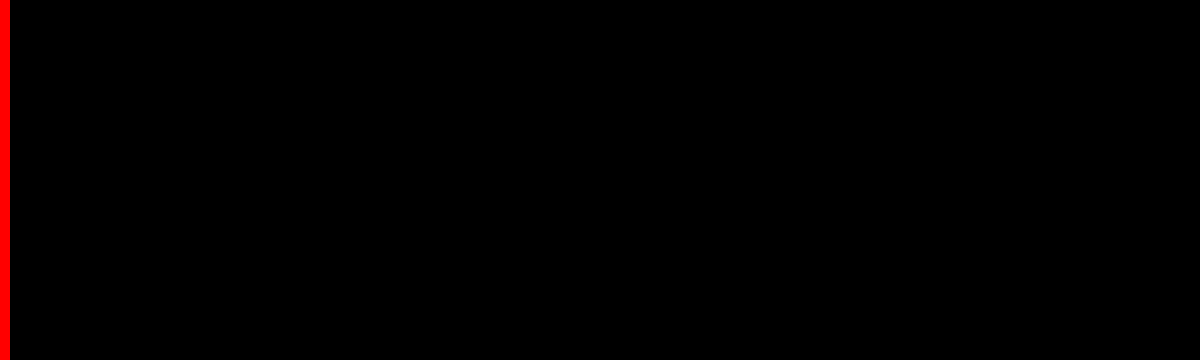
Frame 1 (no input)
Frame 60 (the mouse pressed at the canvas centre just before this capture): identical to frame 1, image omitted
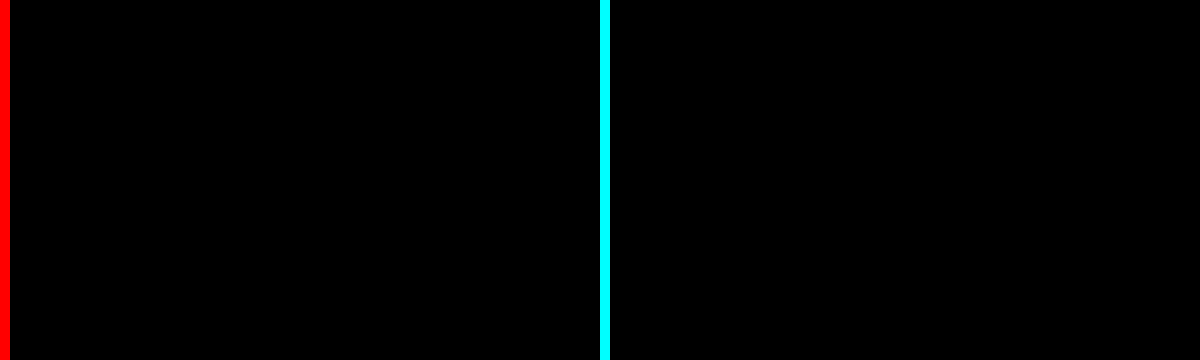
Frame 120 (the mouse held since frame 60 and released just before this capture)

The Processing sketch that drew these frames (run headless with seeded random() and noise(); from frame 60 on, the mouse is pressed at the canvas centre):

// Processing sketch: processing_107621
// ── processing_107621.pde

/**
 * Hue. 
 * 
 * Hue is the color reflected from or transmitted through an object 
 * and is typically referred to as the name of the color (red, blue, yellow, etc.) 
 * Move the cursor vertically over each bar to alter its hue. 
 */
 
int barWidth = 10;
int lastBar = -1;

void setup() 
{
  size(1200, 360);
  colorMode(HSB, height, height, height);  
  noStroke();
  background(0);
}

void draw() 
{
  int whichBar = mouseX / barWidth;
  if (whichBar != lastBar) {
    int barX = whichBar * barWidth;
    fill(mouseY, height, height);
    rect(barX, 0, barWidth, height);
    lastBar = whichBar;
  }
}
